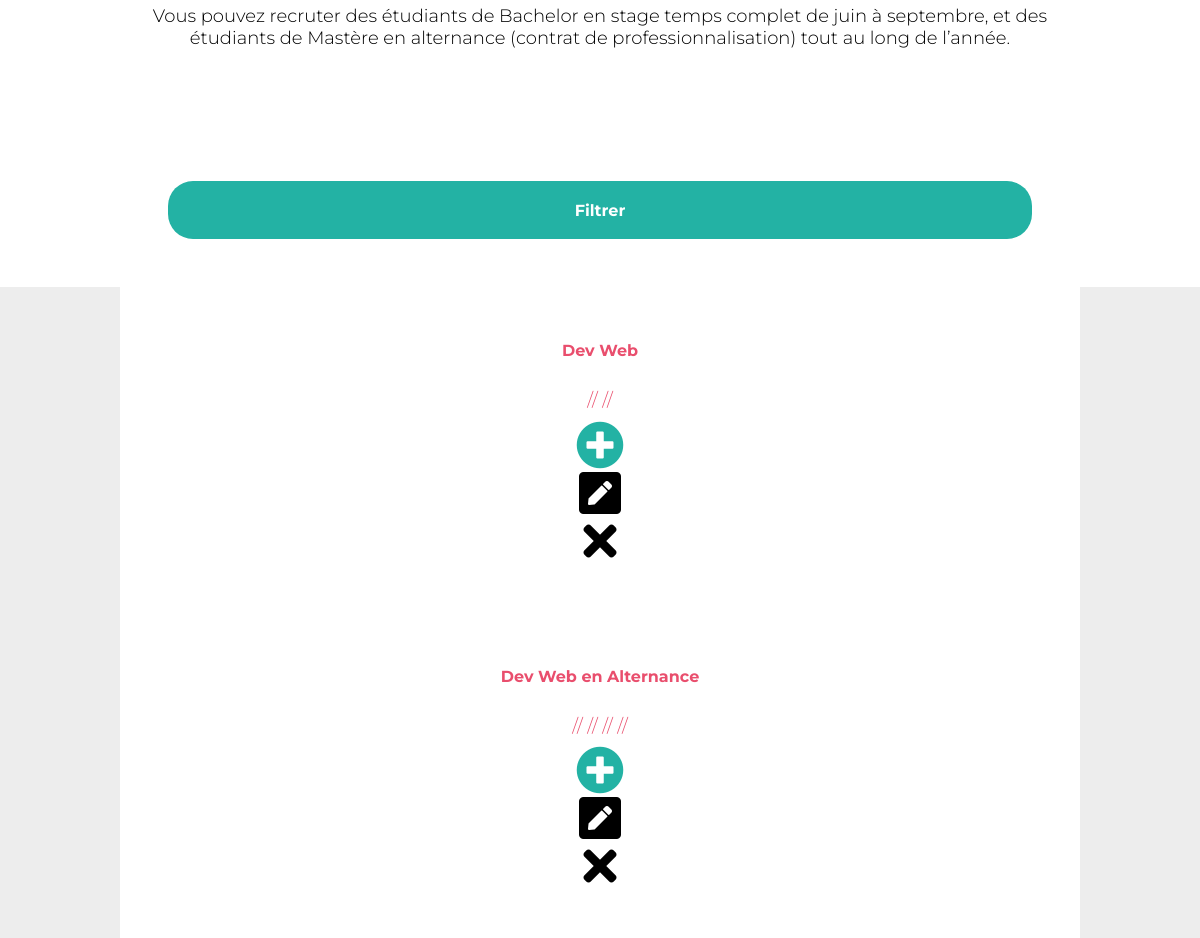
Page /list/1 (lower part) on the earlier database version.
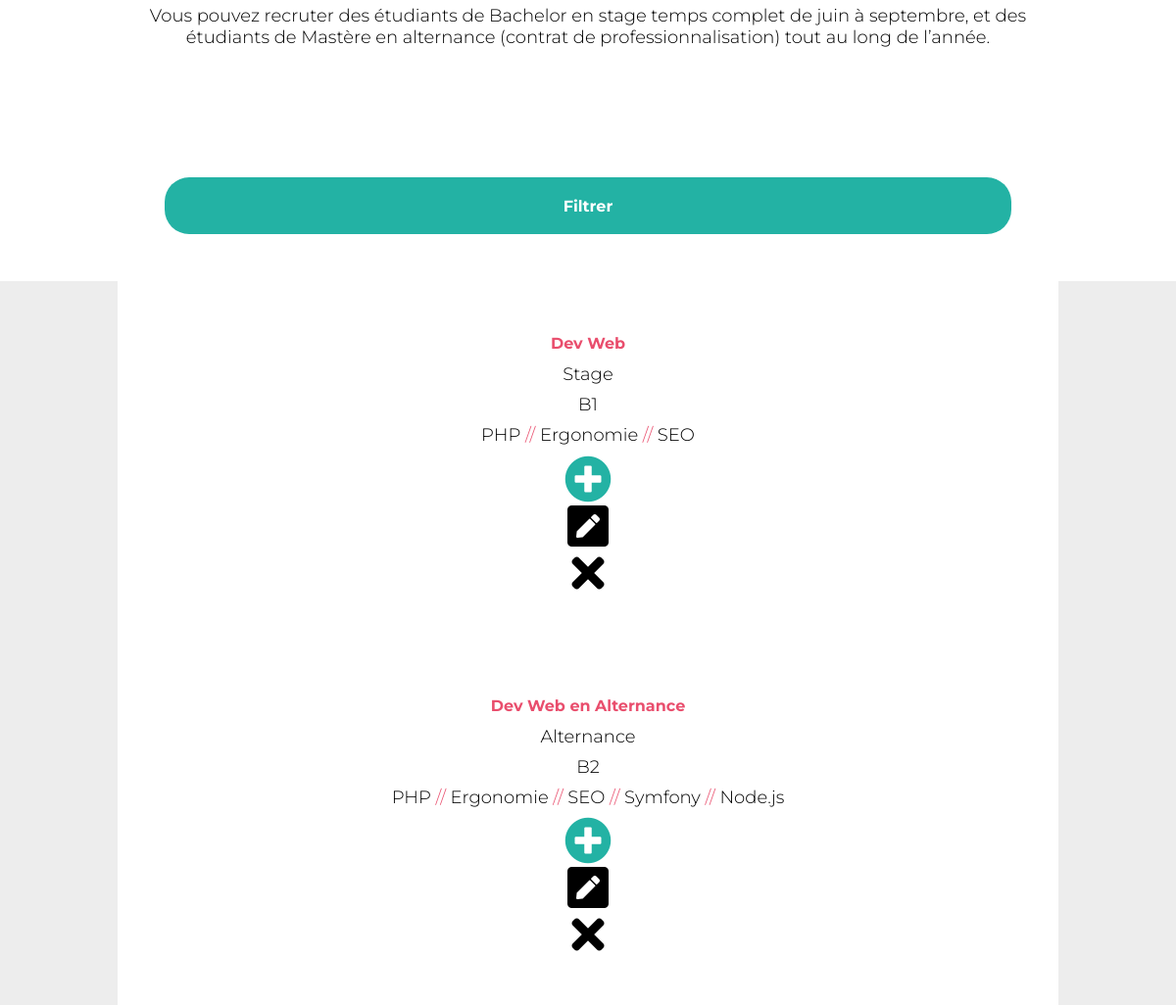
Same page on the later database version.
### tables this page shows
CREATE TABLE IF NOT EXISTS `osi_offer` (
  `id` int(11) UNSIGNED NOT NULL AUTO_INCREMENT,
  `title` varchar(255) NOT NULL DEFAULT '',
  `year` int(10) NOT NULL,
  `formation` int(11) NOT NULL,
  `contract` int(11) NOT NULL,
  `description` text NOT NULL,
  `period` varchar(255) DEFAULT NULL,
  PRIMARY KEY (`id`)
);

### src/functions.php (called while the page is built, shortened)
<?php
require_once('class.php');
require_once("functions/dataFormManager.php");
$connection = new Connection("mysql:dbname=osi;host=127.0.0.1", "root", "");
$session = new Session();
$contracts = $connection->getTableContract();
$formations = $connection->getTableFormation();
$years = $connection->getTableYear();
if(isset($idFormation)){
    initOffers();
    initProfils();
}
function initOffers(){
    global $idFormation;
    $connection = getConnection();
    if($idFormation > 0 ){
        $offers = $connection->getTableOfferFormation($idFormation);
    }else{
        $offers = $connection->getTableOffer();
    }
}
function initProfils(){
    global $offers;
    $profils = updateProfil($offers, getConnection());
}
function getConnection(){
    global $connection;
    return $connection;
}
function getSession(){
    global $session;
    return $session;
}
function getContracts(){
    global $contracts;
    return $contracts;
}
function getYears(){
    global $years;
    return $years;
}
function getFormations(){
    global $formations;
    return $formations;
}
function updateProfil($_offers, $_connection)
{
    $profils = null;
    foreach ($_offers as $key=> $item) {
        $itemSkills = NULL;
        $skills = $_connection->getTableUniqSkill($key);
        foreach ($skills as $skill) {
            $itemSkills[]=$skill['name'];
        }
        $profils[$key] = new Profil(
            $key, $item["title"],
            getContracts()[$item["contract"]]['name'],
            getYears()[$item["year"]]['name'],
            getFormations()[$item["formation"]]["name"],
            $item["description"],
            $item["period"],
            $itemSkills
        );
    }
    return $profils;
}
 ?>

### src/class/Connection.php (called while the page is built, shortened)
<?php
    class Connection
    {
        private $connection;
        function __construct(string $_dsn, string $_user, string $_pwd)
        {
            $this->connection = new PDO($_dsn, $_user, $_pwd);
        }
        public function getTableOfferFormation($_id){
            $statement = $this->connection->prepare("
                SELECT * FROM osi_offer WHERE osi_offer.formation = :_id
            ");
            $statement->bindValue(':_id', $_id);
            $statement->execute();
            $offer = $statement->fetchAll(PDO::FETCH_GROUP|PDO::FETCH_ASSOC|PDO::FETCH_UNIQUE);
            return $offer;
        }
        public function getTableUniqSkill($_id)
        {
            $statement = $this->connection->prepare("
                SELECT osi_skill.id, `name` FROM `osi_skill`,`osi_offer_skill` WHERE osi_offer_skill.offer_id = :_id AND osi_offer_skill.skill_id = osi_skill.id
            ");
            $statement->bindValue(':_id', $_id);
            $statement->execute();
            $UniqSkill = $statement->fetchAll(PDO::FETCH_GROUP|PDO::FETCH_ASSOC|PDO::FETCH_UNIQUE);
            return $UniqSkill;
        }
        public function getTableContract()
        {
            $statement = $this->connection->prepare("
                SELECT * FROM osi_contract
            ");
            $statement->execute();
            $contracts = $statement->fetchAll(PDO::FETCH_GROUP|PDO::FETCH_ASSOC|PDO::FETCH_UNIQUE);
            return $contracts;
        }
        public function getTableFormation()
        {
            $statement = $this->connection->prepare("
                SELECT * FROM osi_formation
            ");
            $statement->execute();
            $offerSkills = $statement->fetchAll(PDO::FETCH_GROUP|PDO::FETCH_ASSOC|PDO::FETCH_UNIQUE);
            return $offerSkills;
        }
        public function getTableYear()
        {
            $statement = $this->connection->prepare("
                SELECT * FROM osi_niveau_etude
            ");
            $statement->execute();
            $years = $statement->fetchAll(PDO::FETCH_GROUP|PDO::FETCH_ASSOC|PDO::FETCH_UNIQUE);
            return $years;
        }
    }
 ?>

### src/functions/dataFormManager.php (called while the page is built, shortened)
<?php
function checkURLForm(){
    $session = getSession();
}
?>

### src/class/Session.php (called while the page is built, shortened)
<?php
class Session
{
    public function getConnectionAdmin(){
        return $_SESSION['admin'];
    }
}
 ?>

### src/list.php (the view, shortened to what the changed rows need)
<?php
    require_once("functions.php");
 ?>
 <!doctype html>
 <html lang="en">
 <head>
     <link rel="stylesheet" href="../css/style.css"/>
     <link rel="stylesheet" href="../fontawesome-free-5.0.13/web-fonts-with-css/css/fontawesome-all.css"/>
 </head>
 <body>
     <main class="text_page">
         <?php if (sizeof($profils)>0): ?>
         <section class="padding_side results text_page_left">
             <ul class="results_list">
                 <?php foreach ($profils as $item): ?>
                     <li class="result">
                         <h3 class="text_h result_element result_element_2"><a href="/profil/<?=$item->getId()?>"><?= $item->getTitle()?></a></h3>
                         <p class="result_element"><?= $item->getContract() ?></p>
                         <p class="result_element"><?= $item->getYear() ?></p>
                         <p class="result_element result_element_2">
                            <?php
                                $i = 0;
                                $output ="";
                                foreach ($item->getSkills() as $skill) {
                                    $output.=$skill;
                                    $i++;
                                    if ($i != sizeof($item->getSkills())) {
                                        $output.='<span> // </span>';
                                    }
                                }
                                echo $output;
                            ?>
                        </p>
                        <a href="/profil/<?=$item->getId()?>" class=" result_element icon icon_plus"> <i class="fas fa-plus-circle fa-3x"></i> </a>
                        <a href="/editProfil/<?=$item->getId()?>" class=" result_element icon <?= ($session->getConnectionAdmin() == true)?"hide":"" ?>"> <i class="fas fa-pen-square fa-3x"></i> </a>
                        <form class="result_element icon" action="" method="post">
                            <button type="submit" name="button" class="<?= ($session->getConnectionAdmin() == true)?"hide":"" ?>"> <a><i class="fas fa-times fa-3x"> </i></a> </button>
                        </form>
                     </li>
                 <?php endforeach; ?>
             </ul>
         </section>
     <?php else: ?>
         <section class="margin_section">
             <p>Il n'y a aucun resultats correspondant</p>
         </section>
     <?php endif; ?>
     </main>
 </body>
 </html>

Differences in the rows shown:
changed osi_offer "Dev Web": Contract (not shown) → "Stage"; Year (not shown) → "B1"
changed osi_offer "Dev Web en Alternance": Contract (not shown) → "Alternance"; Year (not shown) → "B2"
Other differences:
new list line: "PHP //"
new list line: "Ergonomie //"
new list line: "SEO"
new list line: "SEO //"
new list line: "Symfony //"
new list line: "Node.js"
